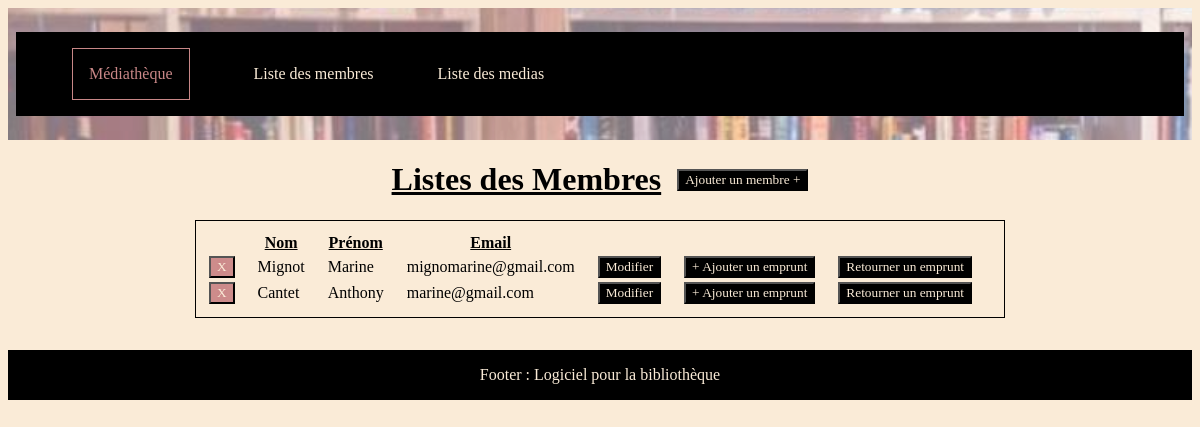
/bibliothecaire/membre/, run on an earlier commit of the app's database.
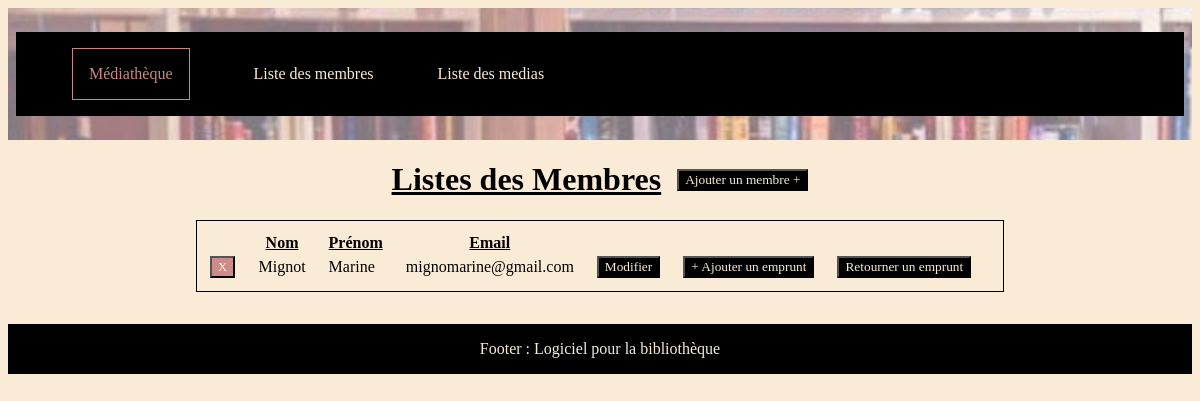
And on a later commit of the database.
### bibliothecaire/models.py (models this page shows, shortened)
class Membre(models.Model):
    nom = models.fields.CharField(max_length=150)
    prenom = models.fields.CharField(max_length=150)
    email = models.EmailField()

### bibliothecaire/views.py (the view)
# urls.py: path('membre/', views.listemembres, name='listemembres'),
def listemembres(request):
    membres = Membre.objects.all()
    return render(request, 'membre/membre.html',
                    {'membres': membres})

### bibliothecaire/templates/membre/membre.html (shortened to what this page needs)
{% extends '../base.html' %}
{% block content %}
<div class="membre">
    <div class="titre">
        <h1>Listes des Membres</h1>
        <button><a href="{% url 'bibliothecaire:ajoutmembre' %}">Ajouter un membre +</a></button>
    </div>
    <table>
        <thead>
            <th></th>
            <th><u>Nom</u></th>
            <th><u>Prénom</u></th>
            <th><u>Email</u></th>
            <th></th>
        </thead>
        <tbody>
           {% for membre in membres %}
           <tr>
               <td><button class="delete"><a href="{% url 'bibliothecaire:deletemembre' membre.id %}">X</a></button></td>
               <td>{{ membre.nom }}</td>
               <td>{{ membre.prenom }}</td>
               <td>{{ membre.email }}</td>
               <td><button><a href="{% url 'bibliothecaire:modifmembre' membre.id %}">Modifier</a></button></td>
               <td><button><a href="{% url 'bibliothecaire:ajoutemprunt' membre.id %}">+ Ajouter un emprunt</a></button></td>
               <td><button><a href="{% url 'bibliothecaire:listeemprunt' membre.id %}">Retourner un emprunt</a></button></td>
           </tr>
           {% endfor %}
        </tbody>
    </table>
</div>
{% endblock content %}

### bibliothecaire/templates/base.html (shortened to what this page needs)
<!DOCTYPE html>
<html lang="fr">
<head>
    {% load static %}
    <link rel="stylesheet" type="text/css" href="{% static 'css/style.css' %}" />
    <link rel="stylesheet" type="text/css" href="{% static 'css/header.css' %}" />
    <link href="{% static 'fontawesomefree/css/all.min.css' %}" rel="stylesheet" type="text/css">
</head>
<body>
     {% include './partials/header.html' %}
        <main>
            {% block content %}{% endblock %}
        </main>
        <footer> Footer : Logiciel pour la bibliothèque</footer>
</body>
</html>

### bibliothecaire/templates/partials/header.html
<header>
    <div class="navbar">
        <ul>
            <li>
              <a href="{% url 'bibliothecaire:index' %}" class="mediatheque">Médiathèque</a>
            </li>
            <li>
              <a href="{% url 'bibliothecaire:listemembres' %}">Liste des membres</a>
            </li>
              <li>
              <a href="{% url 'bibliothecaire:listemedias' %}">Liste des medias</a>
            </li>
        </ul>
    </div>
</header>

### static/css/style.css (style rules this page uses)
* { background-color: antiquewhite; font-family: 'Times New Roman', Times, serif; }
.media, .membre { display: flex; flex-direction: column; align-items: center; margin-bottom: 2em; }
.titre { display: flex; align-items: center; gap: 1em; }
h1 { text-decoration: underline; }
table { padding: 10px; border: 1px solid black; }
ul { text-align: center; list-style-type: none; }
li { margin:1em; }
td, th { padding-right: 20px; }
.delete, .delete>a { background-color: #cd8a8afa; color: antiquewhite; text-decoration: none; }
footer { padding: 1em; text-align: center; background-color: black; color: antiquewhite; }

### static/css/header.css (style rules this page uses)
.navbar { background-image: url("../images/img.png"); padding: 0.5em; }
.mediatheque { font-size: 1em; padding: 1em; color: #cd8a8afa; border: 1px solid #cd8a8afa; }
ul, li, button { display: flex; align-items:center; background-color: black; gap: 2em; list-style-type: none; text-decoration: underline; z-index: 1; }
a { text-decoration: none; color: antiquewhite; background-color: black }

What changed in the data, as far as the page shows it:
removed Membre: nom "Cantet", prenom "Anthony", email "marine@gmail.com"
